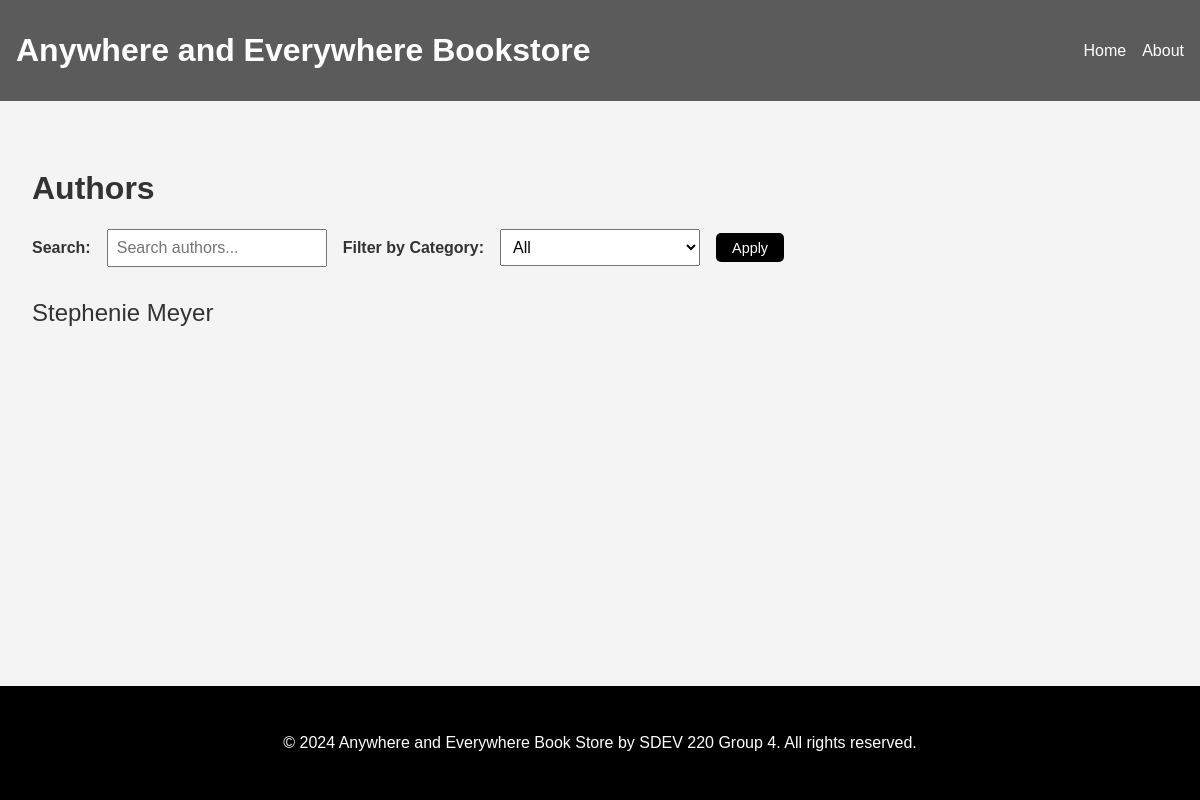
The page /books-authors/ on the database as committed earlier.
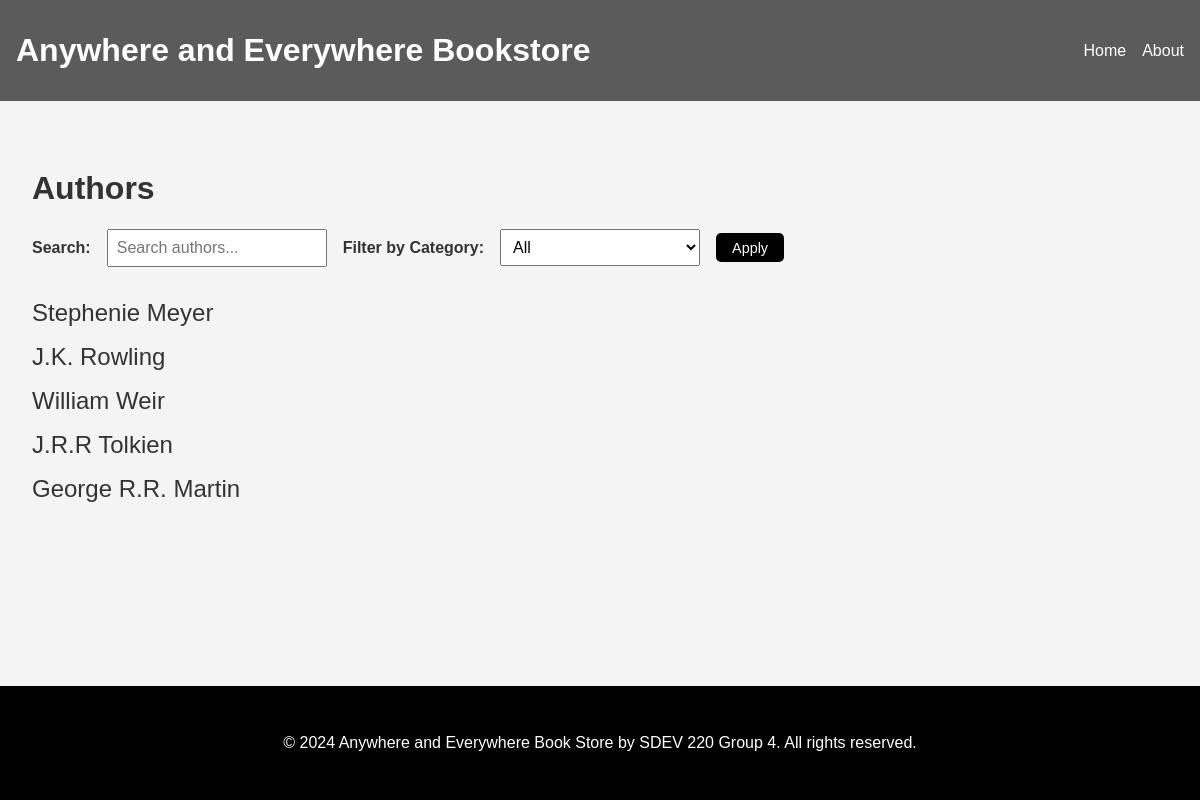
The same page on the database as committed later.
### Book_Store/models.py (models this page shows, shortened)
class Author(models.Model):
    authorID = models.AutoField(primary_key=True, null=False)
    first_name = models.CharField(max_length=1000)
    last_name = models.CharField(max_length=1000)
    dob = models.DateField()
    picture = models.ImageField(upload_to='authors/', blank=True)

### Book_Store/views.py (the view)
# urls.py: path('books-authors/', views.book_author_list, name='book_author_list'), # Author List
def book_author_list(request):
    categories = Book.CATEGORY_CHOICES
    selected_category = request.GET.get('category', '')
    sort_by_price = request.GET.get('sort', '')
    if selected_category:
        books = Book.objects.filter(category=selected_category)
        authors = Author.objects.filter(book__in=books).distinct()
    else:
        authors = Author.objects.all()
    context = {
        'authors': authors,
        'categories': categories,
        'selected_category': selected_category,
        'sort_by_price': sort_by_price,
    }
    return render(request, 'books/book_author_list.html', context)

### frontend/templates/books/book_author_list.html (shortened to what this page needs)
{% extends "base.html" %}
{% load static %}
{% block content %}
<h1>Authors</h1>
<div class="filter-form-container">
    <form method="get" action="" class="filter-form">
        <label for="search">Search:</label>
        <input type="text" name="q" id="search" value="{{ query }}" placeholder="Search authors..." onkeyup="showSuggestions(this.value)">
        <label for="category">Filter by Category:</label>
        <select name="category" id="category">
            <option value="">All</option>
        </select>
        <button type="submit">Apply</button>
    </form>
</div>
{% if authors %}
<div class="author-list">
    {% for author in authors %}
        <a href="{% url 'author_detail' author.pk %}" class="author-name">{{ author.first_name }} {{ author.last_name }}</a>
    {% endfor %}
</div>
{% endif %}
{% endblock %}

### frontend/templates/base.html (shortened to what this page needs)
<!DOCTYPE html>
<html lang="en">
<head>
    {% load static %}
    <link rel="stylesheet" href="{% static 'css/style.css' %}">
</head>
<body>
    <header>
        <div class="container header-container">
            <h1><a href="{% url 'home' %}" class="title-link">Anywhere and Everywhere Bookstore
            </a></h1>
            <nav>
                <ul id="nav-links">
                    <li><a href="{% url 'home' %}">Home</a></li>
                    <li><a href="{% url 'about' %}">About</a></li>
                </ul>
            </nav>
        </div>
    </header>
    <main>
        <div class="container">
            {% block content %}{% endblock %}
        </div>
    </main>
    <footer>
        <div class="container">
            <p>&copy; 2024 Anywhere and Everywhere Book Store by SDEV 220 Group 4. All rights reserved.</p>
        </div>
    </footer>
</body>
</html>

### frontend/static/css/style.css (style rules this page uses)
body { font-family: Arial, sans-serif; margin: 0; padding: 0; background-color: #f4f4f4; color: #333; display: flex; flex-direction: column; min-height: 100vh; }
.container { max-width: 1200px; margin: 0 auto; padding: 1rem; }
header { background-color: #5B5B5B; color: #fff; padding: 1rem 0; width: 100%; }
.header-container { display: flex; justify-content: space-between; align-items: center; }
header h1 { margin: 0; font-size: 2rem; }
header .title-link { text-decoration: none; color: #fff; font-weight: bold; }
header nav ul { list-style: none; padding: 0; margin: 0; display: flex; gap: 1rem; }
header nav ul li a { color: #fff; text-decoration: none; font-size: 1rem; }
main { flex: 1; padding: 2rem 1rem; }
.filter-form-container { display: flex; justify-content: flex-start; margin-bottom: 2rem; }
.filter-form { display: flex; flex-wrap: wrap; gap: 1rem; align-items: center; }
.filter-form label { font-weight: bold; }
.filter-form select, .filter-form button, .filter-form input[type="text"] { padding: 0.5rem; font-size: 1rem; width: 200px; }
.filter-form button { background-color: #000; color: #fff; border: none; border-radius: 5px; cursor: pointer; transition: background-color 0.3s ease; padding: 0.4rem 1rem; font-size: 0.9rem; width: auto; }
footer { background-color: #000000; color: #fff; text-align: center; padding: 1rem 0; margin-top: auto; }
.author-list { display: flex; flex-direction: column; gap: 1rem; align-items: flex-start; }
.author-name { font-size: 1.5rem; color: #333; text-decoration: none; }

Rows that differ between the two databases and show on the page:
added Author: first_name "J.K.", last_name "Rowling"
added Author: first_name "William", last_name "Weir"
added Author: first_name "J.R.R", last_name "Tolkien"
added Author: first_name "George R.R.", last_name "Martin"
